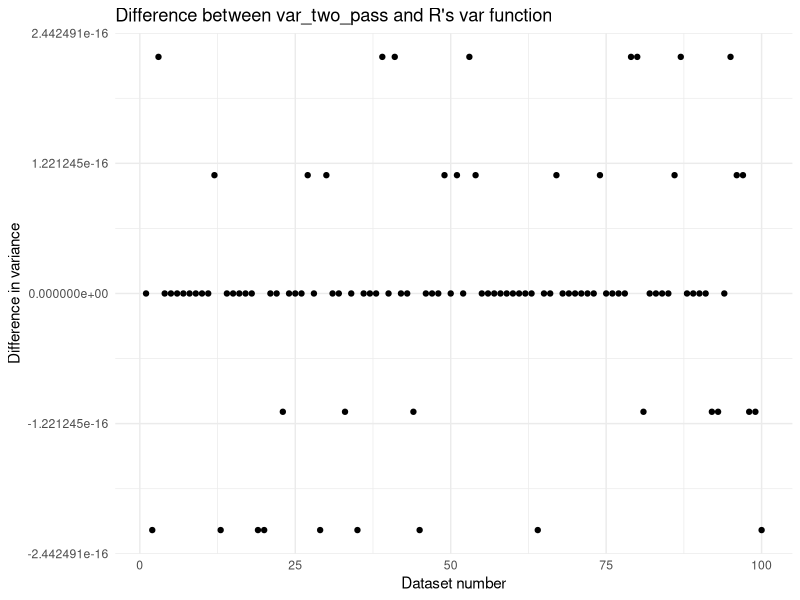

Write R code to recreate this figure.
library(ggplot2)

# Your provided two-pass variance computation function
var_two_pass <- function(x) {
  n <- length(x)
  mean_val <- sum(x) / n
  sum_sq_diffs <- sum((x - mean_val)^2)
  return(sum_sq_diffs / (n - 1))
}

set.seed(123)
n <- 10000
mean_value <- 10^8
variance <- 1
std_dev <- sqrt(variance)

num_datasets <- 100
differences <- numeric(num_datasets)

# Compute differences for multiple datasets
for (i in 1:num_datasets) {
  x <- rnorm(n, mean = mean_value, sd = std_dev)
  differences[i] <- var_two_pass(x) - var(x)
}

# Plot the differences
df <- data.frame(dataset = 1:num_datasets, difference = differences)
ggplot(df, aes(x = dataset, y = difference)) +
  geom_point() +
  theme_minimal() +
  labs(title = "Difference between var_two_pass and R's var function",
       x = "Dataset number",
       y = "Difference in variance")
